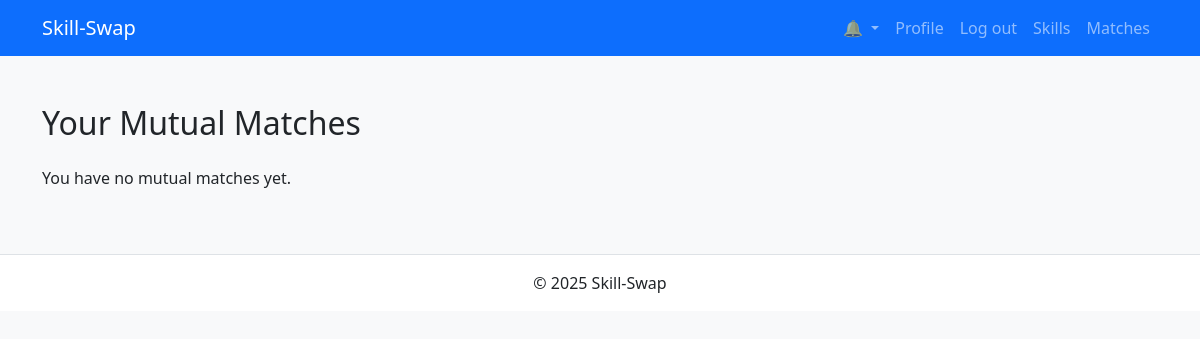
The page /skills/matches/ (signed in) on the database as committed earlier.
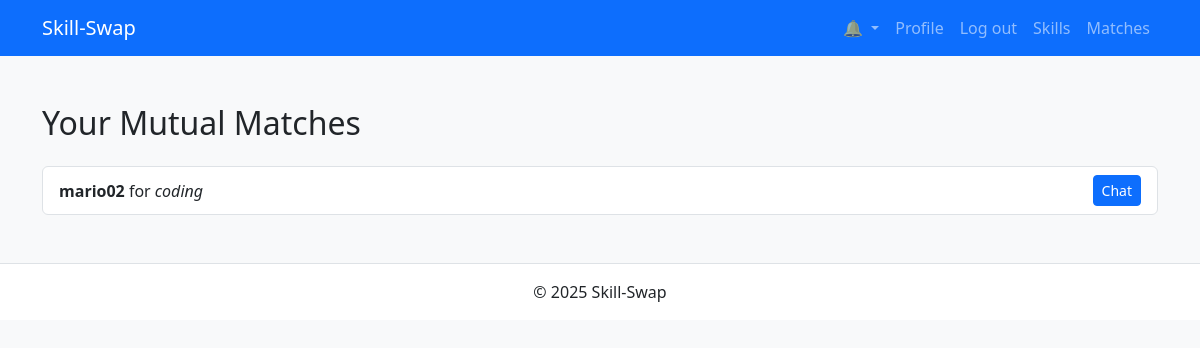
The same page on the database as committed later.
### skills/models.py (models this page shows, shortened)
class Match(models.Model):
    seeker   = models.ForeignKey('users.Profile', on_delete=models.CASCADE, related_name='matches_sent')
    helper   = models.ForeignKey('users.Profile', on_delete=models.CASCADE, related_name='matches_received')
    skill    = models.ForeignKey(Skill, on_delete=models.CASCADE)
    created  = models.DateTimeField(auto_now_add=True)
    class Meta:
        unique_together = ('seeker','helper','skill')

class Skill(models.Model):
    name = models.CharField(max_length=50, unique=True)

### users/models.py (models this page shows, shortened)
class Profile(models.Model):
    user        = models.OneToOneField(User, on_delete=models.CASCADE)
    bio         = models.TextField(blank=True)
    skills      = models.ManyToManyField('skills.Skill', blank=True, related_name='holders')

class User(AbstractUser):
    pass

### skills/views.py (the view)
# urls.py: path('matches/', MutualMatchesView.as_view(), name='matches'),
class MutualMatchesView(LoginRequiredMixin, generic.TemplateView):
    template_name = 'skills/mutual_matches.html'
    def get_context_data(self, **kwargs):
        ctx = super().get_context_data(**kwargs)
        profile = self.request.user.profile
        out_ids = set(Match.objects.filter(seeker=profile)
                      .values_list('helper_id', flat=True))
        in_ids  = set(Match.objects.filter(helper=profile)
                      .values_list('seeker_id', flat=True))
        mutual_ids = out_ids.intersection(in_ids)
        ctx['mutual_matches'] = Match.objects.filter(
            seeker=profile,
            helper_id__in=mutual_ids
        ).select_related('helper', 'skill')
        return ctx

### notifications/context_processors.py (called while the page is built)
def unread_notifications(request):
    if request.user.is_authenticated:
        qs = Notification.objects.filter(
            user=request.user, is_read=False
        ).order_by('-created')
        return {'unread_notifications': qs}
    return {}

### templates/skills/mutual_matches.html
{% extends "base.html" %}
{% block content %}
  <h2 class="mb-4">Your Mutual Matches</h2>
  {% if mutual_matches %}
    <ul class="list-group">
      {% for match in mutual_matches %}
        <li class="list-group-item d-flex justify-content-between align-items-center">
          <div>
            <strong>{{ match.helper.user.username }}</strong>
            for <em>{{ match.skill.name }}</em>
          </div>
          <a href="{% url 'chat:list' %}" class="btn btn-sm btn-primary">Chat</a>
        </li>
      {% endfor %}
    </ul>
  {% else %}
    <p>You have no mutual matches yet.</p>
  {% endif %}
{% endblock %}

Rows that differ between the two databases and show on the page:
added Match: helper.user.username "mario02", skill.name "coding"
Other text that changed with them:
text no longer shown: "You have no mutual matches yet."
